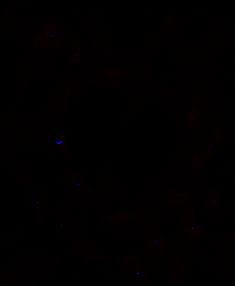
#> input picture 4 Raw data/Marie1.tif, 235 x 286 px, found by its file name
$ jupyter execute --allow-errors test_diffusion.ipynb
#> lines starting #> are read from the running program, lines starting #| are printed output that depends on the picture; after the words box and inside, x2 and y2 are one past the last pixel; in counts of white or black regions, pixels touching at a corner belong together
[cell 1]
import numpy as np
import matplotlib.pyplot as plt

from skimage.segmentation import random_walker
from skimage.data import binary_blobs
from skimage.exposure import rescale_intensity
from skimage import io, img_as_float

rng = np.random.default_rng()

# Generate noisy synthetic data
image = io.imread('/Users/dobrik4ever/Library/CloudStorage/OneDrive-Personal/Documents/Study/winter_21-22/Master Thesis/4 Raw data/Marie1.tif')
#> image is the input picture: shape (286, 235, 3) uint16; mean R, G, B 751, 0, 19.4

seed = image[:,:,2]
image = image[:,:,0].astype(np.float32)
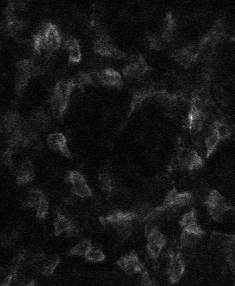
#> image: shape (286, 235) float32; min 68, max 7815, mean 751; drawn with min black and max white
sigma = 30.0
data = rescale_intensity(image, in_range=(-sigma, 1 + sigma),
                         out_range=(-1, 1))
#> data: shape (286, 235) float32; every value is 1

# The range of the binary image spans over (-1, 1).
# We choose the hottest and the coldest pixels as markers.


# Run random walker algorithm
seed[seed != 0] = 1
#> seed: shape (286, 235) uint16; values 0 (black) and 1 (white), 0.03% white in thin lines or dots, all inside (x1, y1, x2, y2) = (37, 35, 215, 274)
labels = random_walker(data, seed, beta=10, mode='bf')
#> labels: shape (286, 235) uint16; every value is 1

# Plot results
fig, (ax1, ax2, ax3) = plt.subplots(1, 3, figsize=(8, 3.2),
                                    sharex=True, sharey=True)
ax1.imshow(data, cmap='gray')
ax1.axis('off')
ax1.set_title('Noisy data')
#> (the rest of this cell did not finish here and is left out)
